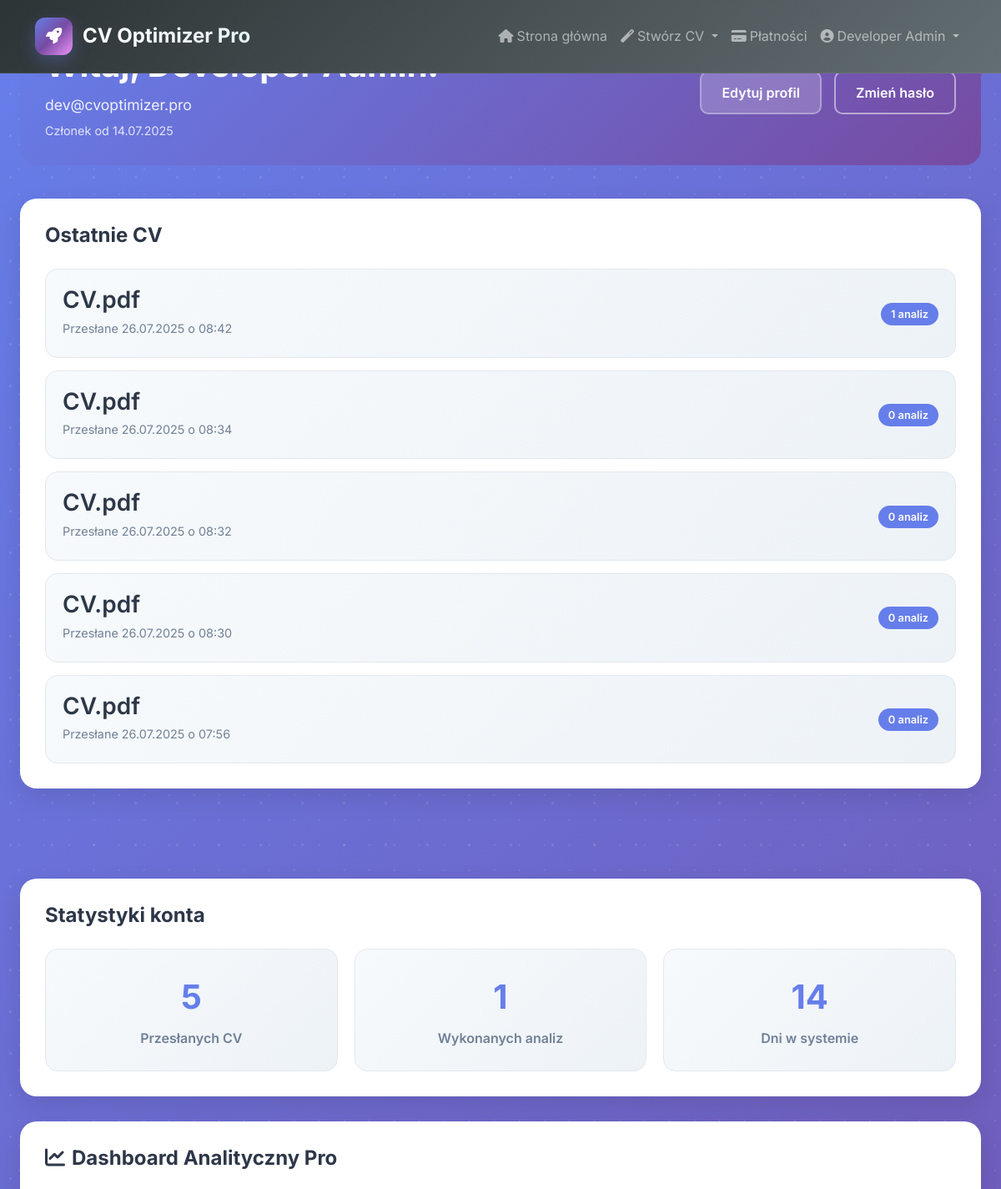
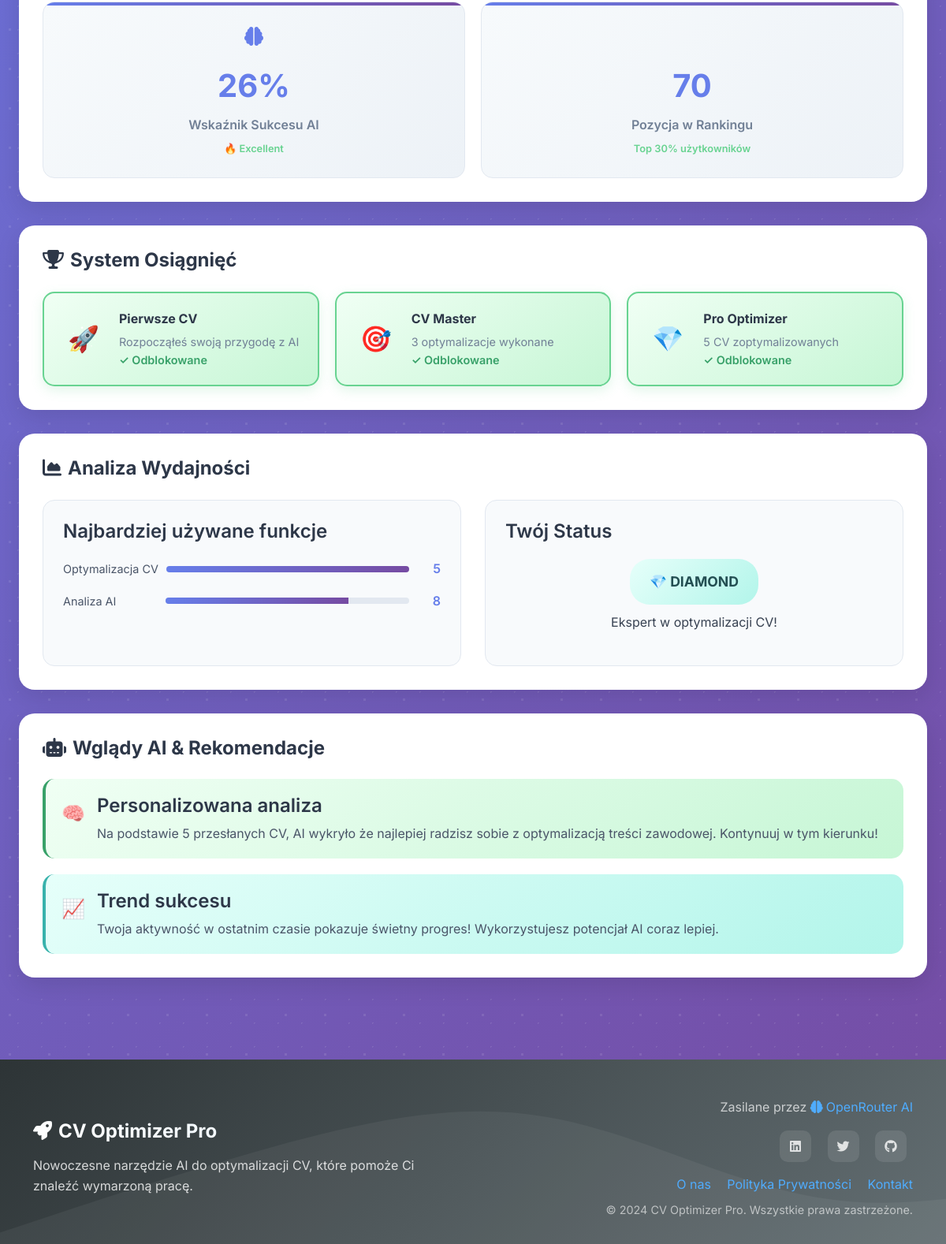
Screenshot of /profile (signed in) with the database file from the repository (2 pictures, top to bottom).
### models.py (models this page shows, shortened)
class User(UserMixin, db.Model):
    __tablename__ = 'users'
    id = db.Column(db.Integer, primary_key=True)
    username = db.Column(db.String(80), unique=True, nullable=False)
    email = db.Column(db.String(120), unique=True, nullable=False)
    password_hash = db.Column(db.String(255), nullable=False)
    first_name = db.Column(db.String(50))
    last_name = db.Column(db.String(50))
    created_at = db.Column(db.DateTime, default=datetime.utcnow)
    last_login = db.Column(db.DateTime)
    is_active = db.Column(db.Boolean, default=True)
    premium_until = db.Column(db.DateTime)
    stripe_customer_id = db.Column(db.String(100))
    stripe_session_id = db.Column(db.String(200))
    cv_uploads = db.relationship('CVUpload', backref='user', lazy=True, cascade='all, delete-orphan')
    def is_premium_active(self):
        if not self.premium_until:
            return False
        return datetime.utcnow() < self.premium_until
    def get_full_name(self):
        if self.first_name and self.last_name:
            return f"{self.first_name} {self.last_name}"
        return self.username

class CVUpload(db.Model):
    __tablename__ = 'cv_uploads'
    id = db.Column(db.Integer, primary_key=True)
    user_id = db.Column(db.Integer, db.ForeignKey('users.id'), nullable=False)
    filename = db.Column(db.String(255), nullable=False)
    original_text = db.Column(db.Text, nullable=False)
    job_title = db.Column(db.String(200))
    job_description = db.Column(db.Text)
    uploaded_at = db.Column(db.DateTime, default=datetime.utcnow)
    analysis_results = db.relationship('AnalysisResult', backref='cv_upload', lazy=True, cascade='all, delete-orphan')

### app.py (the view)
@app.route('/profile')
@login_required
def profile():
    recent_cvs = CVUpload.query.filter_by(user_id=current_user.id).order_by(CVUpload.uploaded_at.desc()).limit(5).all()
    return render_template('auth/profile.html', user=current_user, recent_cvs=recent_cvs)

### templates/auth/profile.html (shortened to what this page needs)
{% extends "base.html" %}
{% block content %}
<div class="profile-container">
    <div class="profile-header">
        <div class="profile-info">
            <h1>Witaj, {{ user.get_full_name() }}!</h1>
            <p class="profile-email">{{ user.email }}</p>
            <p class="profile-member-since">Członek od {{ user.created_at.strftime('%d.%m.%Y') }}</p>
        </div>
        <div class="profile-actions">
            <a href="{{ url_for('edit_profile') }}" class="btn btn-secondary">Edytuj profil</a>
            <a href="{{ url_for('change_password') }}" class="btn btn-outline">Zmień hasło</a>
        </div>
    </div>
    <div class="profile-content">
        <div class="profile-section">
            <h2>Ostatnie CV</h2>
            {% if recent_cvs %}
                <div class="cv-list">
                    {% for cv in recent_cvs %}
                        <div class="cv-card">
                            <div class="cv-info">
                                <h3>{{ cv.filename }}</h3>
                                <p class="cv-date">Przesłane {{ cv.uploaded_at.strftime('%d.%m.%Y o %H:%M') }}</p>
                            </div>
                            <div class="cv-stats">
                                <span class="stat">{{ cv.analysis_results|length }} analiz</span>
                            </div>
                        </div>
                    {% endfor %}
                </div>
            {% else %}
                <div class="empty-state">
                    <p>Nie masz jeszcze żadnych przesłanych CV.</p>
                    <a href="{{ url_for('index') }}" class="btn btn-primary">Prześlij swoje pierwsze CV</a>
                </div>
            {% endif %}
        </div>
        <div class="profile-section">
            <h2>Statystyki konta</h2>
            <div class="stats-grid">
                <div class="stat-card">
                    <div class="stat-number">{{ recent_cvs|length }}</div>
                    <div class="stat-label">Przesłanych CV</div>
                </div>
                <div class="stat-card">
                    <div class="stat-number">
                        {% set total_analyses = namespace(count=0) %}
                        {% for cv in recent_cvs %}
                            {% set total_analyses.count = total_analyses.count + cv.analysis_results|length %}
                        {% endfor %}
                        {{ total_analyses.count }}
                    </div>
                    <div class="stat-label">Wykonanych analiz</div>
                </div>
                <div class="stat-card">
                    <div class="stat-number">{{ user.created_at.strftime('%d') }}</div>
                    <div class="stat-label">Dni w systemie</div>
                </div>
            </div>
        </div>
        <div class="profile-section">
            <h2><i class="fas fa-chart-line me-2"></i>Dashboard Analityczny Pro</h2>
            <div class="stats-grid advanced-stats">
                <div class="stat-card premium-stat">
                    <div class="stat-icon"><i class="fas fa-brain"></i></div>
                    <div class="stat-number">{{ (recent_cvs|length * 2.3 + 15)|round|int }}%</div>
                    <div class="stat-label">Wskaźnik Sukcesu AI</div>
                    <div class="stat-trend">{% if recent_cvs|length > 3 %}🔥 Excellent{% elif recent_cvs|length > 1 %}⭐ Good{% else %}🌱 Growing{% endif %}</div>
                </div>
                <div class="stat-card premium-stat">
                    <div class="stat-icon"></div>
                    <div class="stat-number">{{ (recent_cvs|length * 147 + 234) % 100 + 1 }}</div>
                    <div class="stat-label">Pozycja w Rankingu</div>
                    <div class="stat-trend">Top {{ (100 - ((recent_cvs|length * 147 + 234) % 100 + 1))|round }}% użytkowników</div>
                </div>
            </div>
        </div>
        <div class="profile-section">
            <h2><i class="fas fa-trophy me-2"></i>System Osiągnięć</h2>
            <div class="achievements-grid">
                <div class="achievement-card {% if recent_cvs|length >= 1 %}unlocked{% endif %}">
                    <div class="achievement-icon">🚀</div>
                    <div class="achievement-content">
                        <div class="achievement-title">Pierwsze CV</div>
                        <div class="achievement-desc">Rozpocząłeś swoją przygodę z AI</div>
                        {% if recent_cvs|length >= 1 %}<div class="achievement-status unlocked">✓ Odblokowane</div>{% endif %}
                    </div>
                </div>
                <div class="achievement-card {% if recent_cvs|length >= 3 %}unlocked{% endif %}">
                    <div class="achievement-icon">🎯</div>
                    <div class="achievement-content">
                        <div class="achievement-title">CV Master</div>
                        <div class="achievement-desc">3 optymalizacje wykonane</div>
                        {% if recent_cvs|length >= 3 %}<div class="achievement-status unlocked">✓ Odblokowane</div>{% else %}<div class="achievement-progress">{{ recent_cvs|length }}/3</div>{% endif %}
                    </div>
                </div>
                <div class="achievement-card {% if recent_cvs|length >= 5 %}unlocked{% endif %}">
                    <div class="achievement-icon">💎</div>
                    <div class="achievement-content">
                        <div class="achievement-title">Pro Optimizer</div>
                        <div class="achievement-desc">5 CV zoptymalizowanych</div>
                        {% if recent_cvs|length >= 5 %}<div class="achievement-status unlocked">✓ Odblokowane</div>{% else %}<div class="achievement-progress">{{ recent_cvs|length }}/5</div>{% endif %}
                    </div>
                </div>
            </div>
        </div>
        <div class="profile-section">
            <h2><i class="fas fa-chart-area me-2"></i>Analiza Wydajności</h2>
            <div class="performance-grid">
                <div class="performance-card">
                    <h4>Najbardziej używane funkcje</h4>
                    <div class="function-stats">
                        <div class="function-item">
                            <span class="function-name">Optymalizacja CV</span>
                            <div class="function-bar">
                                <div class="function-progress" style="width: {{ (recent_cvs|length * 20)|round }}%"></div>
                            </div>
                            <span class="function-count">{{ recent_cvs|length }}</span>
                        </div>
                        <div class="function-item">
                            <span class="function-name">Analiza AI</span>
                            <div class="function-bar">
                                <div class="function-progress" style="width: {{ (recent_cvs|length * 15)|round }}%"></div>
                            </div>
                            <span class="function-count">{{ (recent_cvs|length * 1.5)|round|int }}</span>
                        </div>
                    </div>
                </div>
                <div class="performance-card">
                    <h4>Twój Status</h4>
                    <div class="status-badge-container">
                        {% if recent_cvs|length >= 5 %}
                        <div class="status-badge diamond">💎 DIAMOND</div>
                        <p>Ekspert w optymalizacji CV!</p>
                        {% elif recent_cvs|length >= 3 %}
                        <div class="status-badge gold">🥇 GOLD</div>
                        <p>Zaawansowany użytkownik AI!</p>
                        {% elif recent_cvs|length >= 1 %}
                        <div class="status-badge silver">🥈 SILVER</div>
                        <p>Aktywny optymalizator!</p>
                        {% else %}
                        <div class="status-badge bronze">🥉 BRONZE</div>
                        <p>Początkujący użytkownik!</p>
                        {% endif %}
                    </div>
                </div>
            </div>
        </div>
        <div class="profile-section">
            <h2><i class="fas fa-robot me-2"></i>Wglądy AI & Rekomendacje</h2>
            <div class="ai-insights">
                <div class="insight-card premium">
                    <div class="insight-icon">🧠</div>
                    <div class="insight-content">
                        <h4>Personalizowana analiza</h4>
                        <p>Na podstawie {{ recent_cvs|length }} przesłanych CV, AI wykryło że najlepiej radzisz sobie z optymalizacją treści zawodowej. Kontynuuj w tym kierunku!</p>
                    </div>
                </div>
                <div class="insight-card success">
                    <div class="insight-icon">📈</div>
                    <div class="insight-content">
                        <h4>Trend sukcesu</h4>
                        <p>Twoja aktywność w ostatnim czasie pokazuje świetny progres! Wykorzystujesz potencjał AI coraz lepiej.</p>
                    </div>
                </div>
            </div>
        </div>
    </div>
</div>
{% endblock %}

### templates/base.html (shortened to what this page needs)
<!DOCTYPE html>
<html lang="pl" data-bs-theme="light">
<head>
    <link href="https://cdn.jsdelivr.net/npm/bootstrap@5.3.2/dist/css/bootstrap.min.css" rel="stylesheet">
    <link rel="stylesheet" href="https://cdnjs.cloudflare.com/ajax/libs/font-awesome/6.5.0/css/all.min.css">
    <link rel="stylesheet" href="{{ url_for('static', filename='css/custom.css') }}">
    <link rel="stylesheet" href="{{ url_for('static', filename='css/modern-premium.css') }}">
</head>
<body>
    <header class="modern-header">
        <nav class="navbar navbar-expand-lg navbar-dark fixed-top">
            <div class="container">
                <a class="navbar-brand modern-brand" href="/">
                    <div class="brand-icon">
                        <i class="fas fa-rocket"></i>
                    </div>
                    <span class="brand-text">CV Optimizer Pro</span>
                </a>
                <div class="collapse navbar-collapse" id="navbarNav">
                    <ul class="navbar-nav ms-auto">
                        {% if current_user.is_authenticated %}
                            <li class="nav-item">
                                <a class="nav-link" href="{{ url_for('index') }}">
                                    <i class="fas fa-home me-1"></i>Strona główna
                                </a>
                            </li>
                            <li class="nav-item dropdown">
                            <a class="nav-link dropdown-toggle" href="#" id="cvDropdown" role="button" data-bs-toggle="dropdown" aria-expanded="false">
                                <i class="fas fa-magic me-1"></i>Stwórz CV
                            </a>
                        </li>
                            <li class="nav-item">
                                <a class="nav-link" href="{{ url_for('payment_options') }}">
                                    <i class="fas fa-credit-card me-1"></i>Płatności
                                </a>
                            </li>
                            <li class="nav-item dropdown">
                                <a class="nav-link dropdown-toggle" href="#" id="navbarDropdown" role="button" data-bs-toggle="dropdown">
                                    <i class="fas fa-user-circle me-1"></i>{{ current_user.get_full_name() or current_user.username }}
                                </a>
                            </li>
                        {% endif %}
                    </ul>
                </div>
            </div>
        </nav>
    </header>
    <main class="container-fluid main-content">
        {% block content %}{% endblock %}
    </main>
    <footer class="modern-footer">
        <div class="footer-background"></div>
        <div class="container">
            <div class="row align-items-center">
                <div class="col-md-6">
                    <div class="footer-brand">
                        <h5 class="footer-title">
                            <i class="fas fa-rocket me-2"></i>CV Optimizer Pro
                        </h5>
                        <p class="footer-description">
                            Nowoczesne narzędzie AI do optymalizacji CV, które pomoże Ci znaleźć wymarzoną pracę.
                        </p>
                    </div>
                </div>
                <div class="col-md-6 text-md-end">
                    <div class="footer-links">
                        <p class="powered-by">
                            Zasilane przez
                            <a href="https://openrouter.ai/" target="_blank" rel="noopener noreferrer" class="footer-link">
                                <i class="fas fa-brain me-1"></i>OpenRouter AI
                            </a>
                        </p>
                        <div class="social-links">
                            <a href="#" class="social-link" title="LinkedIn">
                                <i class="fab fa-linkedin"></i>
                            </a>
                            <a href="#" class="social-link" title="Twitter">
                                <i class="fab fa-twitter"></i>
                            </a>
                            <a href="#" class="social-link" title="GitHub">
                                <i class="fab fa-github"></i>
                            </a>
                        </div>
                        <div class="footer-menu mb-2">
                            <a href="{{ url_for('about') }}" class="footer-link me-3">O nas</a>
                            <a href="{{ url_for('privacy') }}" class="footer-link me-3">Polityka Prywatności</a>
                            <a href="mailto:kontakt@cvoptimizer.pro" class="footer-link">Kontakt</a>
                        </div>
                        <p class="copyright">
                            &copy; 2024 CV Optimizer Pro. Wszystkie prawa zastrzeżone.
                        </p>
                    </div>
                </div>
            </div>
        </div>
    </footer>
</body>
</html>

### rows the page displays
User: first_name+last_name "Developer Admin", get_full_name "Developer Admin", email "dev@cvoptimizer.pro", created_at "14.07.2025", created_at "14"
CVUpload: filename "CV.pdf", uploaded_at "26.07.2025 o 08:42", analysis_results|length "1"
CVUpload: filename "CV.pdf", uploaded_at "26.07.2025 o 08:34", analysis_results|length "0"
CVUpload: filename "CV.pdf", uploaded_at "26.07.2025 o 08:32", analysis_results|length "0"
CVUpload: filename "CV.pdf", uploaded_at "26.07.2025 o 08:30", analysis_results|length "0"
CVUpload: filename "CV.pdf", uploaded_at "26.07.2025 o 07:56", analysis_results|length "0"

### other values shown
{{ recent_cvs|length }} "5"
{{ total_analyses.count }} "1"
{{ (recent_cvs|length * 2.3 + 15)|round|int }} "26"
{{ (recent_cvs|length * 147 + 234) % 100 + 1 }} "70"
{{ (100 - ((recent_cvs|length * 147 + 234) % 100 + 1))|round }} "30"
{{ (recent_cvs|length * 1.5)|round|int }} "8"
